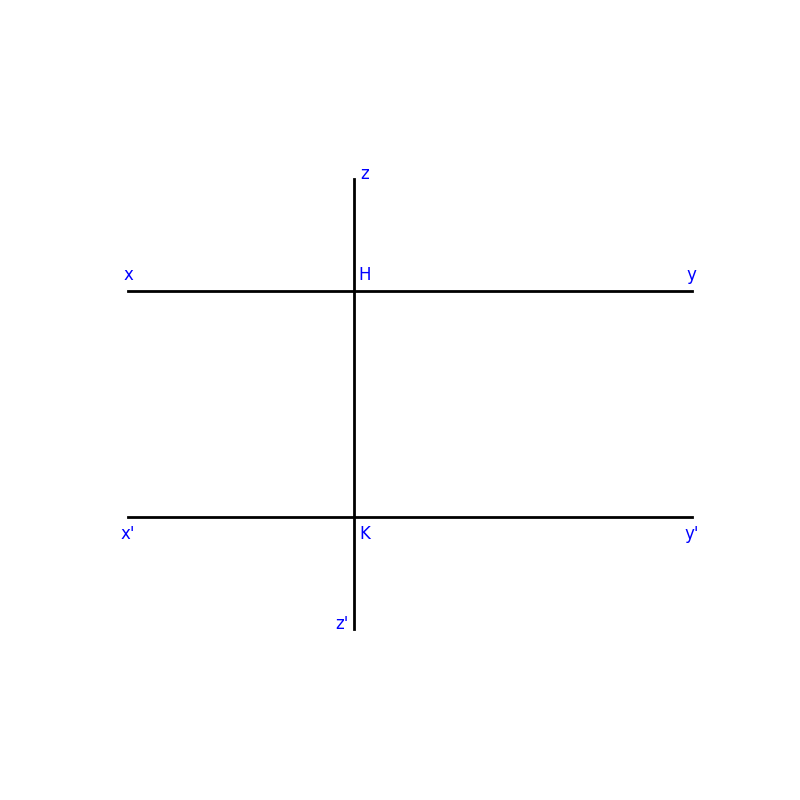

This figure's Python source:
import matplotlib.pyplot as plt
import numpy as np

fig, ax = plt.subplots(figsize=(8, 8))

X = np.array([-2, 1])
Y = np.array([3, 1])
X2 = np.array([-2, -1])
Y2 = np.array([3, -1])
H = np.array([0, 1])
K = np.array([0, -1])
Z = np.array([0, 2])
Z2 = np.array([0, -2])

# Plot parallel lines
ax.plot([Y[0], X[0]], [Y[1], X[1]], 'black', linewidth=2)
ax.plot([Y2[0], X2[0]], [Y2[1], X2[1]], 'black', linewidth=2)
ax.plot([Z[0], Z2[0]], [Z[1], Z2[1]], 'black', linewidth=2)

# Annotate points
ax.text(Y[0], Y[1] + 0.1, 'y', fontsize=12, ha='center', color = 'b')
ax.text(X[0], X[1] + 0.1, 'x', fontsize=12, ha='center', color = 'b')
ax.text(Y2[0], Y2[1] - 0.2, 'y\'', fontsize=12, ha='center', color = 'b')
ax.text(X2[0], X2[1] - 0.2, 'x\'', fontsize=12, ha='center', color = 'b')
ax.text(H[0] + 0.1, H[1] + 0.1, 'H', fontsize=12, ha='center', color = 'b')
ax.text(K[0] + 0.1, K[1] - 0.2, 'K', fontsize=12, ha='center', color = 'b')
ax.text(Z[0] + 0.1, Z[1], 'z', fontsize=12, ha='center', color = 'b')
ax.text(Z2[0] - 0.1, Z2[1], 'z\'', fontsize=12, ha='center', color = 'b')

# Setting the plot
ax.set_xticks([])
ax.set_yticks([])
ax.set_xlabel('')
ax.set_ylabel('')
ax.set_aspect('equal')

plt.box(False)
plt.show()
